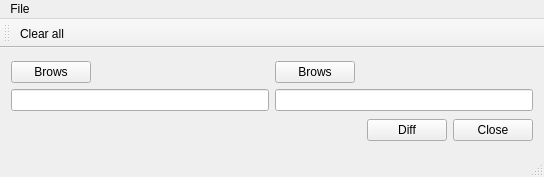
<?xml version="1.0" encoding="UTF-8"?>
<ui version="4.0">
 <class>MainWindow</class>
 <widget class="QMainWindow" name="MainWindow">
  <property name="geometry">
   <rect>
    <x>0</x>
    <y>0</y>
    <width>544</width>
    <height>177</height>
   </rect>
  </property>
  <property name="windowTitle">
   <string>MainWindow</string>
  </property>
  <widget class="QWidget" name="centralWidget">
   <layout class="QVBoxLayout" name="verticalLayout_2">
    <item>
     <layout class="QVBoxLayout" name="verticalLayout">
      <item>
       <layout class="QHBoxLayout" name="horizontalLayout">
        <item>
         <widget class="QPushButton" name="pushButton_file1">
          <property name="text">
           <string>Brows</string>
          </property>
         </widget>
        </item>
        <item>
         <spacer name="horizontalSpacer_3">
          <property name="orientation">
           <enum>Qt::Horizontal</enum>
          </property>
          <property name="sizeHint" stdset="0">
           <size>
            <width>48</width>
            <height>20</height>
           </size>
          </property>
         </spacer>
        </item>
        <item>
         <widget class="QPushButton" name="pushButton__file2">
          <property name="text">
           <string>Brows</string>
          </property>
         </widget>
        </item>
        <item>
         <spacer name="horizontalSpacer_2">
          <property name="orientation">
           <enum>Qt::Horizontal</enum>
          </property>
          <property name="sizeHint" stdset="0">
           <size>
            <width>48</width>
            <height>20</height>
           </size>
          </property>
         </spacer>
        </item>
       </layout>
      </item>
      <item>
       <layout class="QHBoxLayout" name="horizontalLayout_3">
        <item>
         <widget class="QLineEdit" name="lineEdit_file1"/>
        </item>
        <item>
         <widget class="QLineEdit" name="lineEdit_file2"/>
        </item>
       </layout>
      </item>
     </layout>
    </item>
    <item>
     <layout class="QHBoxLayout" name="horizontalLayout_2">
      <item>
       <spacer name="horizontalSpacer">
        <property name="orientation">
         <enum>Qt::Horizontal</enum>
        </property>
        <property name="sizeHint" stdset="0">
         <size>
          <width>118</width>
          <height>20</height>
         </size>
        </property>
       </spacer>
      </item>
      <item>
       <widget class="QPushButton" name="pushButton">
        <property name="text">
         <string>Diff</string>
        </property>
       </widget>
      </item>
      <item>
       <widget class="QPushButton" name="pushButton_2">
        <property name="text">
         <string>Close</string>
        </property>
       </widget>
      </item>
     </layout>
    </item>
   </layout>
  </widget>
  <widget class="QMenuBar" name="menuBar">
   <property name="geometry">
    <rect>
     <x>0</x>
     <y>0</y>
     <width>544</width>
     <height>21</height>
    </rect>
   </property>
   <widget class="QMenu" name="menuClear_all">
    <property name="title">
     <string>File</string>
    </property>
    <addaction name="actionClear_all"/>
   </widget>
   <addaction name="menuClear_all"/>
  </widget>
  <widget class="QToolBar" name="mainToolBar">
   <attribute name="toolBarArea">
    <enum>TopToolBarArea</enum>
   </attribute>
   <attribute name="toolBarBreak">
    <bool>false</bool>
   </attribute>
   <addaction name="actionClear_all"/>
  </widget>
  <widget class="QStatusBar" name="statusBar"/>
  <action name="actionClear_all">
   <property name="text">
    <string>Clear all</string>
   </property>
  </action>
 </widget>
 <layoutdefault spacing="6" margin="11"/>
 <resources/>
 <connections>
  <connection>
   <sender>pushButton_2</sender>
   <signal>clicked()</signal>
   <receiver>MainWindow</receiver>
   <slot>close()</slot>
   <hints>
    <hint type="sourcelabel">
     <x>495</x>
     <y>131</y>
    </hint>
    <hint type="destinationlabel">
     <x>496</x>
     <y>147</y>
    </hint>
   </hints>
  </connection>
 </connections>
</ui>
